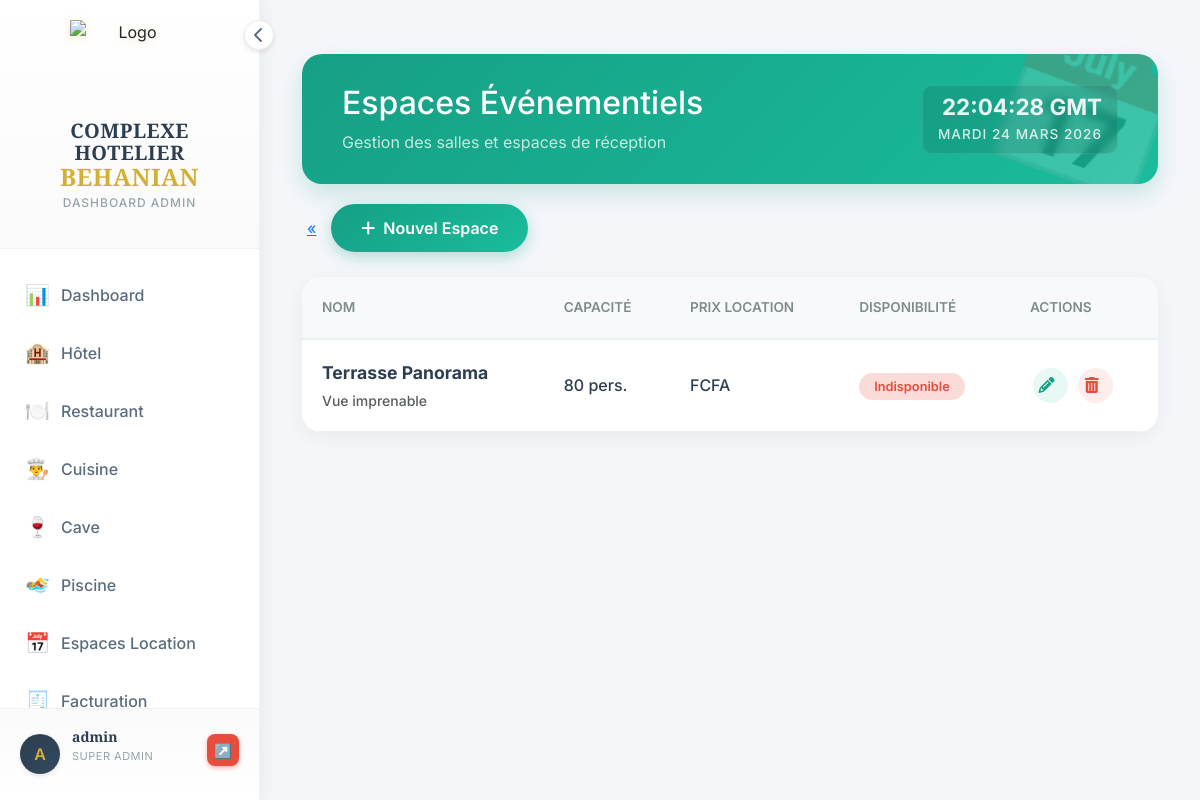
/parametres/espaces/ (signed in), run on an earlier commit of the app's database.
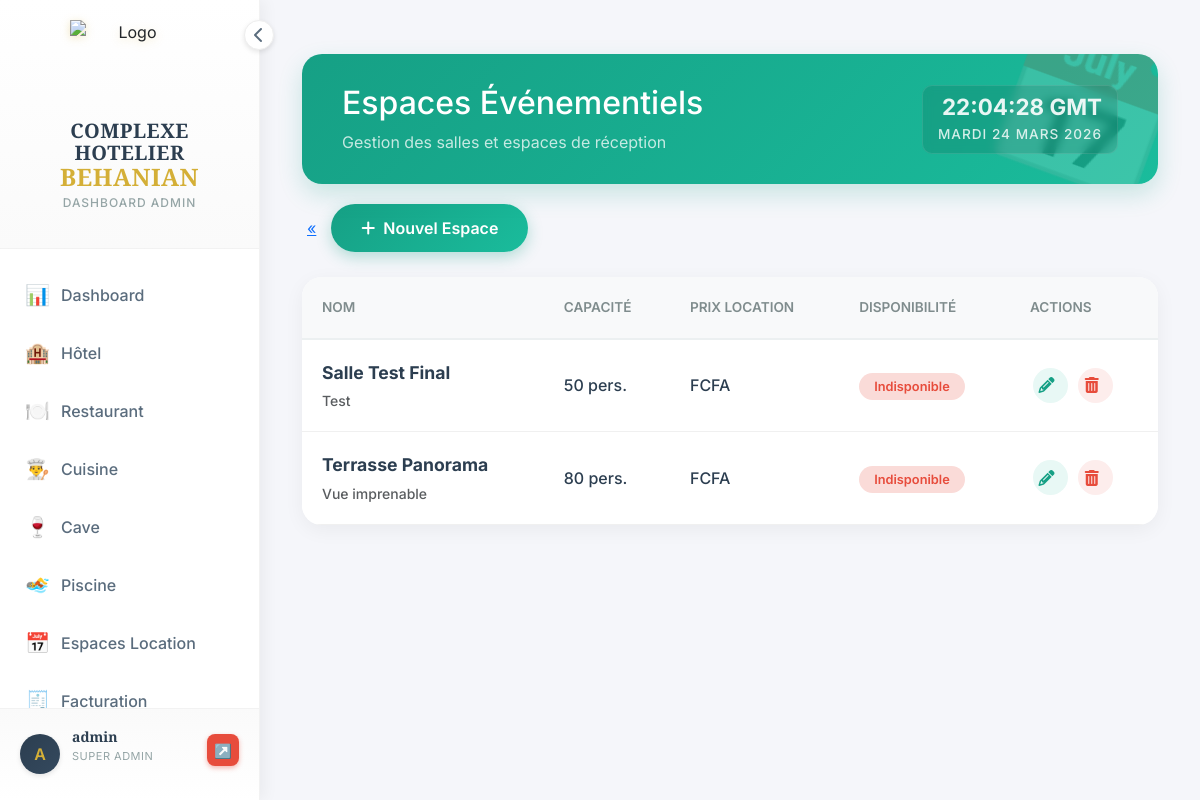
And on a later commit of the database.
### espaces_evenementiels/models.py (models this page shows, shortened)
class EspaceEvenementiel(models.Model):
    TYPE_ESPACE = [
        ('salle_conference', 'Salle de conférence'),
        ('salle_reception', 'Salle de réception'),
        ('espace_exterieur', 'Espace extérieur'),
        ('jardin', 'Jardin'),
        ('terrasse', 'Terrasse'),
    ]
    STATUT_CHOICES = [
        ('disponible', 'Disponible'),
        ('reservee', 'Réservée'),
        ('occupee', 'Occupée'),
    ]
    nom = models.CharField(max_length=100, verbose_name="Nom de l'espace")
    type_espace = models.CharField(max_length=50, choices=TYPE_ESPACE, verbose_name="Type")
    capacite = models.IntegerField(verbose_name="Capacité (personnes)")
    prix_jour = models.DecimalField(max_digits=10, decimal_places=2, verbose_name="Prix par jour (FCFA)", default=0)
    superficie = models.DecimalField(max_digits=10, decimal_places=2, null=True, blank=True, verbose_name="Superficie (m²)")
    projecteur = models.BooleanField(default=False, verbose_name="Projecteur")
    wifi = models.BooleanField(default=False, verbose_name="WiFi")
    climatisation = models.BooleanField(default=False, verbose_name="Climatisation")
    sonorisation = models.BooleanField(default=False, verbose_name="Sonorisation")
    decoration = models.BooleanField(default=False, verbose_name="Décoration")
    eclairage = models.BooleanField(default=False, verbose_name="Éclairage")
    tentes = models.BooleanField(default=False, verbose_name="Tentes")
    parking = models.BooleanField(default=False, verbose_name="Parking")
    statut = models.CharField(max_length=20, choices=STATUT_CHOICES, default='disponible', verbose_name="Statut")
    description = models.TextField(blank=True, null=True, verbose_name="Description")
    image = models.ImageField(upload_to='espaces/', blank=True, null=True, verbose_name="Photo")
    date_creation = models.DateTimeField(auto_now_add=True)
    class Meta:
        verbose_name = "Espace Location"
        verbose_name_plural = "Espaces Location"
        ordering = ['nom']

### parametres/views.py (the view)
# urls.py: path('espaces/', views.EspaceListView.as_view(), name='espace_list'),
@method_decorator(login_required, name='dispatch')
class EspaceListView(ListView):
    model = EspaceEvenementiel
    template_name = 'parametres/espace_list.html'
    context_object_name = 'espaces'

### utils/permissions.py (called while the page is built, shortened)
def get_user_groups(user):
    return list(user.groups.values_list('name', flat=True))

def get_accessible_modules(user):
    if user.is_superuser:
        return ['dashboard', 'hotel', 'restaurant', 'bar', 'cuisine',
                'piscine', 'boite_nuit', 'espaces', 'caisse', 'facturation',
                'parametres', 'users']

### templates/parametres/espace_list.html (shortened to what this page needs)
{% extends 'dashboard/base_dashboard.html' %}
{% block content %}
<div class="container-fluid py-4">
    <div class="header-glam events-watermark">
        <div class="header-content">
            <h2>Espaces Événementiels</h2>
            <p class="mb-0 opacity-75">Gestion des salles et espaces de réception</p>
        </div>
        <div class="header-clock">
            <span class="time">--:-- GMT</span>
            <span class="date">Chargement...</span>
        </div>
    </div>
    <div class="action-bar">
        <a href="{% url 'parametres:parametres_index' %}" class="btn-back" title="Retour">
            &laquo;
        </a>
        <a href="{% url 'parametres:espace_create' %}" class="btn-add-module">
            <i class="fas fa-plus mr-2"></i> Nouvel Espace
        </a>
    </div>
    <div class="table-card">
        <div class="table-responsive">
            <table class="table table-glam">
                <thead>
                    <tr>
                        <th>Nom</th>
                        <th>Capacité</th>
                        <th>Prix Location</th>
                        <th>Disponibilité</th>
                        <th class="text-right">Actions</th>
                    </tr>
                </thead>
                <tbody>
                    {% for espace in espaces %}
                    <tr>
                        <td>
                            <span style="font-weight: 700; font-size: 1.1rem;">{{ espace.nom }}</span>
                            {% if espace.description %}
                            <div class="small text-muted mt-1">{{ espace.description|truncatechars:50 }}</div>
                            {% endif %}
                        </td>
                        <td>{{ espace.capacite }} pers.</td>
                        <td>{{ espace.prix_location }} FCFA</td>
                        <td>
                            {% if espace.disponible %}
                            <span class="status-badge status-true">Disponible</span>
                            {% else %}
                            <span class="status-badge status-false">Indisponible</span>
                            {% endif %}
                        </td>
                        <td class="text-right">
                            <a href="{% url 'parametres:espace_update' espace.pk %}" class="action-btn btn-edit" title="Modifier">
                                <i class="fas fa-pencil-alt"></i>
                            </a>
                            <a href="{% url 'parametres:espace_delete' espace.pk %}" class="action-btn btn-delete" title="Supprimer">
                                <i class="fas fa-trash-alt"></i>
                            </a>
                        </td>
                    </tr>
                    {% endfor %}
                </tbody>
            </table>
        </div>
    </div>
</div>
{% endblock %}

What changed in the data, as far as the page shows it:
added EspaceEvenementiel: nom "Salle Test Final", description "Test", capacite "50"
